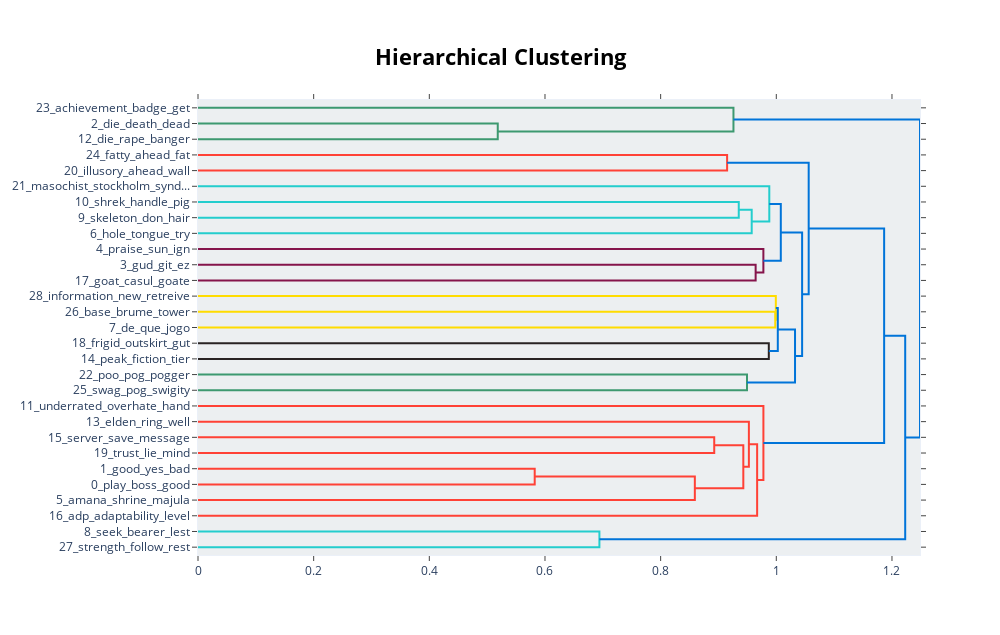

Notebook cell for this chart:
### Code cell
pos_topic_model.visualize_hierarchy()

### Figure 1 — Plotly figure (JSON) as saved in the notebook; plotly's stock layout.template omitted (floating-point values rounded to 4 significant figures)
{"data": [{"hoverinfo": "text", "marker": {"color": "rgb(61,153,112)"}, "mode": "lines", "type": "scatter", "x": [0, 0.5183, 0.5183, 0], "xaxis": "x", "y": [-15, -15, -25, -25], "yaxis": "y"}, {"hoverinfo": "text", "marker": {"color": "rgb(61,153,112)"}, "mode": "lines", "type": "scatter", "x": [0, 0.9259, 0.9259, 0.5183], "xaxis": "x", "y": [-5, -5, -20, -20], "yaxis": "y"}, {"hoverinfo": "text", "marker": {"color": "rgb(255,65,54)"}, "mode": "lines", "type": "scatter", "x": [0, 0.9149, 0.9149, 0], "xaxis": "x", "y": [-35, -35, -45, -45], "yaxis": "y"}, {"hoverinfo": "text", "marker": {"color": "rgb(35,205,205)"}, "mode": "lines", "type": "scatter", "x": [0, 0.9351, 0.9351, 0], "xaxis": "x", "y": [-65, -65, -75, -75], "yaxis": "y"}, {"hoverinfo": "text", "marker": {"color": "rgb(35,205,205)"}, "mode": "lines", "type": "scatter", "x": [0.9351, 0.9574, 0.9574, 0], "xaxis": "x", "y": [-70, -70, -85, -85], "yaxis": "y"}, {"hoverinfo": "text", "marker": {"color": "rgb(35,205,205)"}, "mode": "lines", "type": "scatter", "x": [0, 0.9879, 0.9879, 0.9574], "xaxis": "x", "y": [-55, -55, -77.5, -77.5], "yaxis": "y"}, {"hoverinfo": "text", "marker": {"color": "rgb(133,20,75)"}, "mode": "lines", "type": "scatter", "x": [0, 0.9643, 0.9643, 0], "xaxis": "x", "y": [-105, -105, -115, -115], "yaxis": "y"}, {"hoverinfo": "text", "marker": {"color": "rgb(133,20,75)"}, "mode": "lines", "type": "scatter", "x": [0, 0.9776, 0.9776, 0.9643], "xaxis": "x", "y": [-95, -95, -110, -110], "yaxis": "y"}, {"hoverinfo": "text", "marker": {"color": "rgb(0,116,217)"}, "mode": "lines", "type": "scatter", "x": [0.9879, 1.008, 1.008, 0.9776], "xaxis": "x", "y": [-66.25, -66.25, -102.5, -102.5], "yaxis": "y"}, {"hoverinfo": "text", "marker": {"color": "rgb(255,220,0)"}, "mode": "lines", "type": "scatter", "x": [0, 0.9982, 0.9982, 0], "xaxis": "x", "y": [-135, -135, -145, -145], "yaxis": "y"}, {"hoverinfo": "text", "marker": {"color": "rgb(255,220,0)"}, "mode": "lines", "type": "scatter", "x": [0, 0.9992, 0.9992, 0.9982], "xaxis": "x", "y": [-125, -125, -140, -140], "yaxis": "y"}, {"hoverinfo": "text", "marker": {"color": "rgb(40,35,35)"}, "mode": "lines", "type": "scatter", "x": [0, 0.987, 0.987, 0], "xaxis": "x", "y": [-155, -155, -165, -165], "yaxis": "y"}, {"hoverinfo": "text", "marker": {"color": "rgb(0,116,217)"}, "mode": "lines", "type": "scatter", "x": [0.9992, 1.003, 1.003, 0.987], "xaxis": "x", "y": [-132.5, -132.5, -160, -160], "yaxis": "y"}, {"hoverinfo": "text", "marker": {"color": "rgb(61,153,112)"}, "mode": "lines", "type": "scatter", "x": [0, 0.9493, 0.9493, 0], "xaxis": "x", "y": [-175, -175, -185, -185], "yaxis": "y"}, {"hoverinfo": "text", "marker": {"color": "rgb(0,116,217)"}, "mode": "lines", "type": "scatter", "x": [1.003, 1.032, 1.032, 0.9493], "xaxis": "x", "y": [-146.2, -146.2, -180, -180], "yaxis": "y"}, {"hoverinfo": "text", "marker": {"color": "rgb(0,116,217)"}, "mode": "lines", "type": "scatter", "x": [1.008, 1.045, 1.045, 1.032], "xaxis": "x", "y": [-84.38, -84.38, -163.1, -163.1], "yaxis": "y"}, {"hoverinfo": "text", "marker": {"color": "rgb(0,116,217)"}, "mode": "lines", "type": "scatter", "x": [0.9149, 1.056, 1.056, 1.045], "xaxis": "x", "y": [-40, -40, -123.8, -123.8], "yaxis": "y"}, {"hoverinfo": "text", "marker": {"color": "rgb(255,65,54)"}, "mode": "lines", "type": "scatter", "x": [0, 0.8927, 0.8927, 0], "xaxis": "x", "y": [-215, -215, -225, -225], "yaxis": "y"}, {"hoverinfo": "text", "marker": {"color": "rgb(255,65,54)"}, "mode": "lines", "type": "scatter", "x": [0, 0.5822, 0.5822, 0], "xaxis": "x", "y": [-235, -235, -245, -245], "yaxis": "y"}, {"hoverinfo": "text", "marker": {"color": "rgb(255,65,54)"}, "mode": "lines", "type": "scatter", "x": [0.5822, 0.8591, 0.8591, 0], "xaxis": "x", "y": [-240, -240, -255, -255], "yaxis": "y"}, {"hoverinfo": "text", "marker": {"color": "rgb(255,65,54)"}, "mode": "lines", "type": "scatter", "x": [0.8927, 0.9429, 0.9429, 0.8591], "xaxis": "x", "y": [-220, -220, -247.5, -247.5], "yaxis": "y"}, {"hoverinfo": "text", "marker": {"color": "rgb(255,65,54)"}, "mode": "lines", "type": "scatter", "x": [0, 0.9526, 0.9526, 0.9429], "xaxis": "x", "y": [-205, -205, -233.8, -233.8], "yaxis": "y"}, {"hoverinfo": "text", "marker": {"color": "rgb(255,65,54)"}, "mode": "lines", "type": "scatter", "x": [0.9526, 0.9668, 0.9668, 0], "xaxis": "x", "y": [-219.4, -219.4, -265, -265], "yaxis": "y"}, {"hoverinfo": "text", "marker": {"color": "rgb(255,65,54)"}, "mode": "lines", "type": "scatter", "x": [0, 0.9777, 0.9777, 0.9668], "xaxis": "x", "y": [-195, -195, -242.2, -242.2], "yaxis": "y"}, {"hoverinfo": "text", "marker": {"color": "rgb(0,116,217)"}, "mode": "lines", "type": "scatter", "x": [1.056, 1.186, 1.186, 0.9777], "xaxis": "x", "y": [-81.88, -81.88, -218.6, -218.6], "yaxis": "y"}, {"hoverinfo": "text", "marker": {"color": "rgb(35,205,205)"}, "mode": "lines", "type": "scatter", "x": [0, 0.6941, 0.6941, 0], "xaxis": "x", "y": [-275, -275, -285, -285], "yaxis": "y"}, {"hoverinfo": "text", "marker": {"color": "rgb(0,116,217)"}, "mode": "lines", "type": "scatter", "x": [1.186, 1.223, 1.223, 0.6941], "xaxis": "x", "y": [-150.2, -150.2, -280, -280], "yaxis": "y"}, {"hoverinfo": "text", "marker": {"color": "rgb(0,116,217)"}, "mode": "lines", "type": "scatter", "x": [0.9259, 1.248, 1.248, 1.223], "xaxis": "x", "y": [-12.5, -12.5, -215.1, -215.1], "yaxis": "y"}], "layout": {"autosize": false, "height": 635, "hoverlabel": {"bgcolor": "white", "font": {"family": "Rockwell", "size": 16}}, "hovermode": "closest", "plot_bgcolor": "#ECEFF1", "showlegend": false, "title": {"font": {"color": "Black", "size": 22}, "text": "<b>Hierarchical Clustering</b>", "x": 0.5, "xanchor": "center", "yanchor": "top"}, "width": 1000, "xaxis": {"mirror": "allticks", "rangemode": "tozero", "showgrid": false, "showline": true, "showticklabels": true, "ticks": "outside", "type": "linear", "zeroline": false}, "yaxis": {"mirror": "allticks", "range": [-290, 0], "rangemode": "tozero", "showgrid": false, "showline": true, "showticklabels": true, "tickmode": "array", "ticks": "outside", "ticktext": ["23_achievement_badge_get", "2_die_death_dead", "12_die_rape_banger", "24_fatty_ahead_fat", "20_illusory_ahead_wall", "21_masochist_stockholm_synd...", "10_shrek_handle_pig", "9_skeleton_don_hair", "6_hole_tongue_try", "4_praise_sun_ign", "3_gud_git_ez", "17_goat_casul_goate", "28_information_new_retreive", "26_base_brume_tower", "7_de_que_jogo", "18_frigid_outskirt_gut", "14_peak_fiction_tier", "22_poo_pog_pogger", "25_swag_pog_swigity", "11_underrated_overhate_hand", "13_elden_ring_well", "15_server_save_message", "19_trust_lie_mind", "1_good_yes_bad", "0_play_boss_good", "5_amana_shrine_majula", "16_adp_adaptability_level", "8_seek_bearer_lest", "27_strength_follow_rest"], "tickvals": [-5, -15, -25, -35, -45, -55, -65, -75, -85, -95, -105, -115, -125, -135, -145, -155, -165, -175, -185, -195, -205, -215, -225, -235, -245, -255, -265, -275, -285], "type": "linear", "zeroline": false}}}
